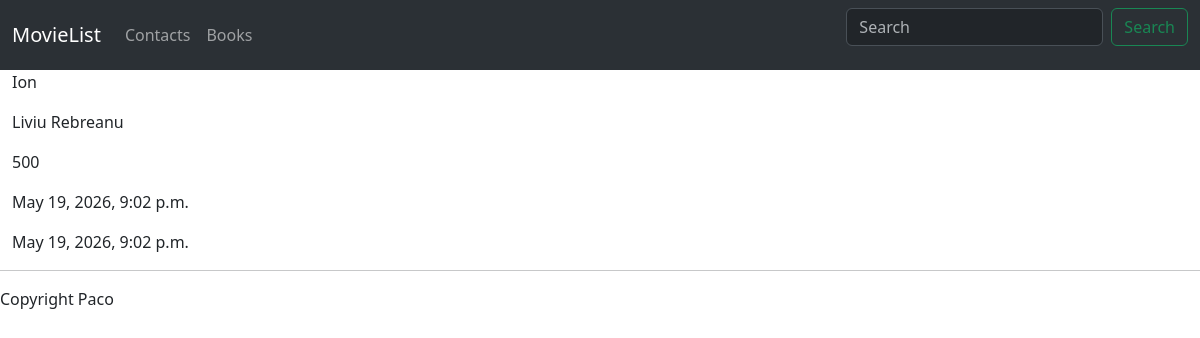
The page /book/10 on the database its author committed.
### mainapp/models.py (models this page shows)
class Book(models.Model):
    title = models.CharField(max_length=100)
    author = models.CharField(max_length=50)
    pages = models.PositiveIntegerField()
    create_date = models.DateTimeField(auto_now_add=True)
    modify_date = models.DateTimeField(auto_now=True)
    class Meta:
        db_table = "book"

### mainapp/views.py (the view)
# urls.py: path("book/<int:pk>" , views.book_detail , name = 'book'),
def book_detail(request , pk):
    book = Book.objects.get(id=pk)
    return render(request , "mainapp/book.html" , {"book" : book})

### mainapp/templates/mainapp/book.html
{%extends 'mainapp/main.html' %}
{% block content %}
    <p>{{book.title}}</p>
    <p>{{book.author}}</p>
    <p>{{book.pages}}</p>
    <p>{{book.create_date}}</p>
    <p>{{book.modify_date}}</p>
{% endblock %}
{% block footer %}
Copyright Paco
{% endblock %}

### rows shown on the page
Book: title "Ion", author "Liviu Rebreanu", pages "500", create_date "May 19, 2026, 9:02 p.m.", modify_date "May 19, 2026, 9:02 p.m."
